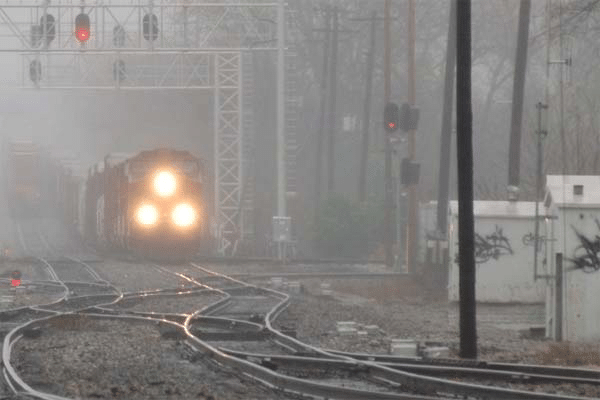
#> input picture railway.png, 600 x 400 px; its folder holds only this picture in this run
$ python -i Haze-Removal-IOT.py   (imports and definitions only)
#> lines starting #> are read from the running program, lines starting #| are printed output that depends on the picture
import numpy as np
import cv2
import time
from tkinter import Tk, filedialog, Button, Label, Frame, Canvas, Scrollbar, StringVar, messagebox, Toplevel
from PIL import Image, ImageTk
from matplotlib.figure import Figure
from matplotlib.backends.backend_tkagg import FigureCanvasTkAgg
from picamera2 import Picamera2, Preview
from threading import Thread

# Global variables
picam2 = None
stop_streaming = False
label_camera = None

class Node(object):
    def __init__(self, x, y, value):
        self.x = x
        self.y = y
        self.value = value

def getMinChannel(img):
    return np.min(img, axis=2)

def getDarkChannel(img, blockSize=15):
    A = int((blockSize - 1) / 2)
    H = img.shape[0] + blockSize - 1
    W = img.shape[1] + blockSize - 1
    imgMiddle = 255 * np.ones((H, W))
    imgMiddle[A:H-A, A:W-A] = img
    imgDark = np.zeros_like(img, np.uint8)
    for i in range(A, H-A):
        for j in range(A, W-A):
            imgDark[i-A, j-A] = np.min(imgMiddle[i-A:i+A+1, j-A:j+A+1])
    return imgDark

def getAtomsphericLight(darkChannel, img, percent=0.001):
    size = darkChannel.size
    nodes = [Node(i, j, darkChannel[i, j]) for i in range(darkChannel.shape[0]) for j in range(darkChannel.shape[1])]
    nodes = sorted(nodes, key=lambda node: node.value, reverse=True)
    atomsphericLight = 0
    for i in range(int(percent * size)):
        for j in range(3):
            if img[nodes[i].x, nodes[i].y, j] > atomsphericLight:
                atomsphericLight = img[nodes[i].x, nodes[i].y, j]
    return atomsphericLight

def getRecoverScene(img, omega=0.95, t0=0.1, blockSize=15):
    imgGray = getMinChannel(img)
    imgDark = getDarkChannel(imgGray, blockSize)
    atomsphericLight = getAtomsphericLight(imgDark, img)
    imgDark = np.float64(imgDark)
    transmission = 1 - omega * imgDark / atomsphericLight
    transmission[transmission < t0] = t0
    sceneRadiance = np.zeros(img.shape)
    img = np.float64(img)
    for i in range(3):
        sceneRadiance[:, :, i] = (img[:, :, i] - atomsphericLight) / transmission + atomsphericLight
        sceneRadiance[:, :, i][sceneRadiance[:, :, i] > 255] = 255
        sceneRadiance[:, :, i][sceneRadiance[:, :, i] < 0] = 0
    return np.uint8(sceneRadiance)

def calculate_haze_reduction(original_img, dehazed_img):
    original_img = np.float64(original_img)
    dehazed_img = np.float64(dehazed_img)

    original_dark_channel = getDarkChannel(getMinChannel(original_img))
    dehazed_dark_channel = getDarkChannel(getMinChannel(dehazed_img))

    original_mean_dark = np.mean(original_dark_channel)
    dehazed_mean_dark = np.mean(dehazed_dark_channel)

    haze_reduction_percentage = 100 * (original_mean_dark - dehazed_mean_dark) / original_mean_dark
    return max(0, min(100, haze_reduction_percentage))

# [26 lines left out: functions save_image_as_txt, save_image_as_file, not called in this run]

def load_image():
    file_path = filedialog.askopenfilename()
#> the answer given: railway.png
    if file_path:
        try:
            start_time = time.time()

            img = cv2.imread(file_path)
#> img is the input picture: shape (400, 600, 3); mean B, G, R 129, 131.2, 134.4
            if img is None:
                raise ValueError("Unable to load image. Please check the file format.")
            img_resized = cv2.resize(img, (320, 240))
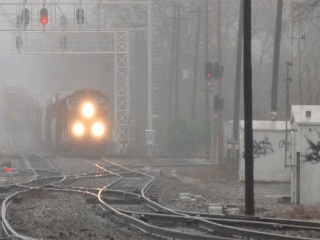
#> img_resized: shape (240, 320, 3); mean B, G, R 128.9, 131.1, 134.4
            dehazed_img = getRecoverScene(img_resized)
#> in getDarkChannel, `imgMiddle[A:H-A, A:W-A] = img`:
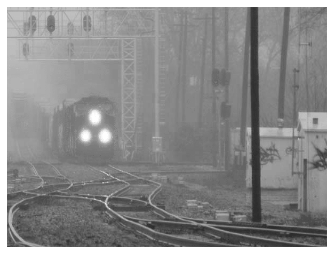
#> imgMiddle: shape (254, 334) float64; min 44, max 255, mean 140.6
#> after the loop in getDarkChannel, `for i in range(A, H-A):`:
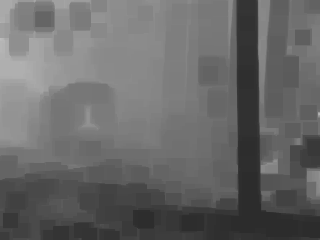
#> imgDark: shape (240, 320); min 44, max 188, mean 103.8
#> in getAtomsphericLight, `nodes = [Node(i, j, darkChannel[i, j]) for i in range(darkChannel.shap..`: nodes = 76800 items
#> after the loop in getAtomsphericLight, `for i in range(int(percent * size)):`: atomsphericLight = 199
#> in getRecoverScene, `transmission = 1 - omega * imgDark / atomsphericLight`:
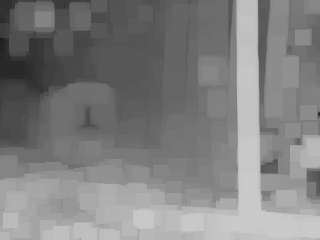
#> transmission: shape (240, 320) float64; min 0.103, max 0.79, mean 0.504
#> after the loop in getRecoverScene, `for i in range(3):`:
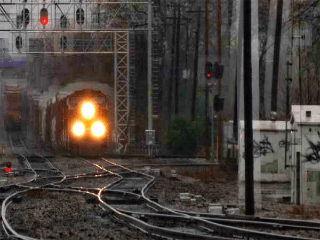
#> sceneRadiance: shape (240, 320, 3) float64; mean B, G, R 60.7, 65.3, 71.8

            haze_reduction_percentage = calculate_haze_reduction(img_resized, dehazed_img)
#> call 3 of getDarkChannel, with blockSize = 15
#> in getDarkChannel (call 3), `imgMiddle[A:H-A, A:W-A] = img`:
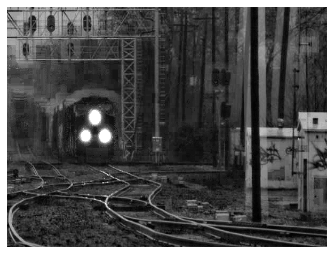
#> imgMiddle: shape (254, 334) float64; min 2, max 255, mean 78.2
#> after the loop in getDarkChannel (call 3), `for i in range(A, H-A):`:
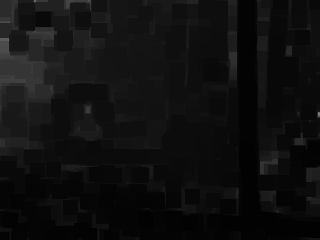
#> imgDark: shape (240, 320); min 2, max 127, mean 15.2
#> in calculate_haze_reduction, `original_mean_dark = np.mean(original_dark_channel)`: original_mean_dark = 103.8
#> in calculate_haze_reduction, `dehazed_mean_dark = np.mean(dehazed_dark_channel)`: dehazed_mean_dark = 15.16
#> in calculate_haze_reduction, `haze_reduction_percentage = 100 * (original_mean_dark - dehazed_mean_d..`: haze_reduction_percentage = 85.4
#> haze_reduction_percentage = 85.4

            end_time = time.time()
            processing_time = end_time - start_time

            display_images(img_resized, dehazed_img)
            plot_histogram(img_resized, dehazed_img)
            update_image_info(img_resized, processing_time, haze_reduction_percentage)

            root.dehazed_img = dehazed_img
            root.processing_time = processing_time
            root.haze_reduction_percentage = haze_reduction_percentage

        except Exception as e:
            messagebox.showerror("Error", str(e))

# [34 lines left out: function capture_image, not called in this run]

def display_images(original_img, dehazed_img):
    original_img_rgb = cv2.cvtColor(original_img, cv2.COLOR_BGR2RGB)
    dehazed_img_rgb = cv2.cvtColor(dehazed_img, cv2.COLOR_BGR2RGB)

    original_img_pil = Image.fromarray(original_img_rgb)
    dehazed_img_pil = Image.fromarray(dehazed_img_rgb)

    original_img_tk = ImageTk.PhotoImage(original_img_pil)
    dehazed_img_tk = ImageTk.PhotoImage(dehazed_img_pil)

    label_original.config(image=original_img_tk)
    label_original.image = original_img_tk

    label_dehazed.config(image=dehazed_img_tk)
    label_dehazed.image = dehazed_img_tk

# [22 lines left out: function plot_histogram, not called in this run]

def update_image_info(img, processing_time, haze_reduction_percentage):
    height, width, _ = img.shape
    info_text.set(f"Image Size: {width} x {height} pixels\nProcessing Time: {processing_time:.2f} seconds\nHaze Reduction: {haze_reduction_percentage:.2f}%")

# [85 lines left out: functions close_gui, stream_camera, restart_camera, close_stream, not called in this run]

# GUI setup code

# [4 lines not run here, left out]

# [1 line that did not run here, left out]
# [1 line not run here, left out]

# [1 line that did not run here, left out]
# [1 line not run here, left out]

# [1 line that did not run here, left out]
# [1 line not run here, left out]
# [1 line that did not run here, left out]
# [1 line not run here, left out]

# [1 line that did not run here, left out]
# [12 lines not run here, left out]

# [1 line that did not run here, left out]
# [1 line not run here, left out]

# [1 line that did not run here, left out]
# [1 line not run here, left out]

# [1 line that did not run here, left out]
# [1 line not run here, left out]

# [1 line that did not run here, left out]
# [1 line not run here, left out]

# [1 line that did not run here, left out]
# [1 line not run here, left out]

# [1 line that did not run here, left out]
# [1 line not run here, left out]

# [1 line that did not run here, left out]
# [1 line not run here, left out]

# [1 line that did not run here, left out]
# [1 line not run here, left out]

# [1 line that did not run here, left out]
# [1 line not run here, left out]

# [1 line that did not run here, left out]
# [1 line not run here, left out]

# [1 line that did not run here, left out]
# [1 line not run here, left out]

info_text = StringVar()
# [1 line that did not run here, left out]
# [3 lines not run here, left out]

>>> result = load_image()
